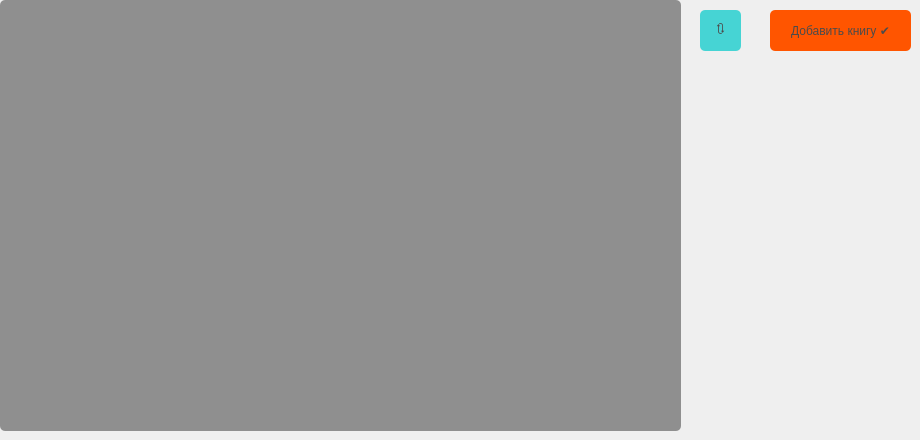
      <widget class="QWidget" name="tab_5">
       <attribute name="title">
        <string>Книги</string>
       </attribute>
       <widget class="QPushButton" name="btn_add_book">
        <property name="geometry">
         <rect>
          <x>770</x>
          <y>10</y>
          <width>141</width>
          <height>41</height>
         </rect>
        </property>
        <property name="styleSheet">
         <string notr="true">background-color: rgb(255, 85, 0);
color: rgb(75, 75, 75);
font: 9pt &quot;Segoe UI&quot;;
border-radius: 5px;</string>
        </property>
        <property name="text">
         <string>Добавить книгу ✔️</string>
        </property>
       </widget>
       <widget class="QTableView" name="tbl_view_books">
        <property name="geometry">
         <rect>
          <x>0</x>
          <y>0</y>
          <width>681</width>
          <height>431</height>
         </rect>
        </property>
        <property name="styleSheet">
         <string notr="true">background-color: rgb(143, 143, 143);
border-radius: 5px;</string>
        </property>
       </widget>
       <widget class="QPushButton" name="btn_reload_books">
        <property name="geometry">
         <rect>
          <x>700</x>
          <y>10</y>
          <width>41</width>
          <height>41</height>
         </rect>
        </property>
        <property name="styleSheet">
         <string notr="true">background-color: rgb(70, 212, 212);
color: rgb(75, 75, 75);
font: 14pt &quot;Segoe UI&quot;;
border-radius: 5px;</string>
        </property>
        <property name="text">
         <string>🔃</string>
        </property>
       </widget>
      </widget>
